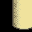

Tiled map render using the project's own tile images. Description and the whole map definition, tile-layer contents included, below:
An orthogonal 2x2 tile map with 16x16 px tiles, 1 tile layer (Front).

<map version="1.5" tiledversion="1.5.0" orientation="orthogonal" renderorder="right-down" width="2" height="2" tilewidth="16" tileheight="16" infinite="0" nextlayerid="11" nextobjectid="129">
 <properties>
  <property name="Outdoors" value="T" />
 </properties>
 <tileset firstgid="1" name="spring_zrsvcablecar" tilewidth="16" tileheight="16" tilecount="390" columns="26">
  <image source="spring_zrsvcablecar.png" trans="000000" width="416" height="240" />
 </tileset>
 <layer id="6" name="Front" width="2" height="2">
  <data encoding="csv">
351,352,
377,378
</data>
 </layer>
</map>
